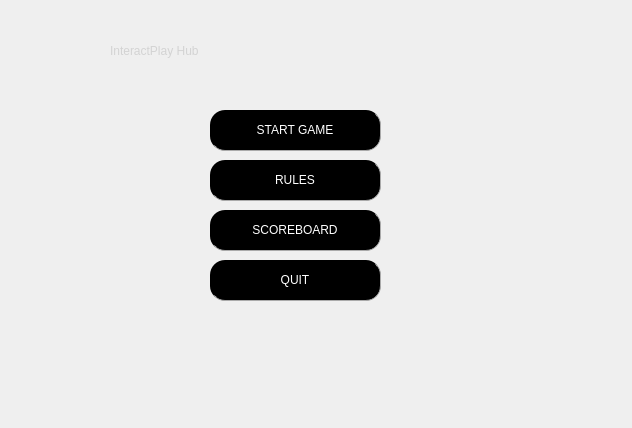
<?xml version="1.0" encoding="UTF-8"?>
<ui version="4.0">
 <class>Menu</class>
 <widget class="QMainWindow" name="Menu">
  <property name="geometry">
   <rect>
    <x>0</x>
    <y>0</y>
    <width>632</width>
    <height>428</height>
   </rect>
  </property>
  <property name="windowTitle">
   <string>Menu</string>
  </property>
  <property name="styleSheet">
   <string notr="true"/>
  </property>
  <property name="iconSize">
   <size>
    <width>30</width>
    <height>30</height>
   </size>
  </property>
  <widget class="QWidget" name="centralwidget">
   <widget class="QPushButton" name="Startgamebtn">
    <property name="geometry">
     <rect>
      <x>210</x>
      <y>110</y>
      <width>171</width>
      <height>41</height>
     </rect>
    </property>
    <property name="styleSheet">
     <string notr="true">QPushButton{
       border-radius: 15px;
		border-right: 1px solid #aaaaaa;
		border-bottom: 1px solid #aaaaaa;
		font: 9pt &quot;Fixedsys&quot;;

}

QPushButton:enabled {
		background-color: black;
		color: white;
}

QPushButton:pressed {
		
		background-color: black;
		color: #fffffe;
}


QPushButton:hover:!pressed {
		background-color: #E1F4FF;
		color: #0c2f70;
}

QPushButton:disabled {
		background-color: #aaaaaa;
		color: #ffffff;
}

</string>
    </property>
    <property name="text">
     <string>START GAME</string>
    </property>
   </widget>
   <widget class="QPushButton" name="Rules">
    <property name="geometry">
     <rect>
      <x>210</x>
      <y>160</y>
      <width>171</width>
      <height>41</height>
     </rect>
    </property>
    <property name="styleSheet">
     <string notr="true">QPushButton{
       border-radius: 15px;
		border-right: 1px solid #aaaaaa;
		border-bottom: 1px solid #aaaaaa;
		font: 9pt &quot;Fixedsys&quot;;

}

QPushButton:enabled {
		background-color: black;
		color: white;
}

QPushButton:pressed {
		
		background-color: black;
		color: #fffffe;
}


QPushButton:hover:!pressed {
		background-color: #E1F4FF;
		color: #0c2f70;
}

QPushButton:disabled {
		background-color: #aaaaaa;
		color: #ffffff;
}

</string>
    </property>
    <property name="text">
     <string>RULES</string>
    </property>
   </widget>
   <widget class="QPushButton" name="Scoreboard">
    <property name="geometry">
     <rect>
      <x>210</x>
      <y>210</y>
      <width>171</width>
      <height>41</height>
     </rect>
    </property>
    <property name="styleSheet">
     <string notr="true">QPushButton{
       border-radius: 15px;
		border-right: 1px solid #aaaaaa;
		border-bottom: 1px solid #aaaaaa;
		font: 9pt &quot;Fixedsys&quot;;

}

QPushButton:enabled {
		background-color: black;
		color: white;
}

QPushButton:pressed {
		
		background-color: black;
		color: #fffffe;
}


QPushButton:hover:!pressed {
		background-color: #E1F4FF;
		color: #0c2f70;
}

QPushButton:disabled {
		background-color: #aaaaaa;
		color: #ffffff;
}

</string>
    </property>
    <property name="text">
     <string>SCOREBOARD</string>
    </property>
   </widget>
   <widget class="QPushButton" name="Quit">
    <property name="geometry">
     <rect>
      <x>210</x>
      <y>260</y>
      <width>171</width>
      <height>41</height>
     </rect>
    </property>
    <property name="styleSheet">
     <string notr="true">QPushButton{
       border-radius: 15px;
		border-right: 1px solid #aaaaaa;
		border-bottom: 1px solid #aaaaaa;
		font: 9pt &quot;Fixedsys&quot;;

}

QPushButton:enabled {
		background-color: black;
		color: white;
}

QPushButton:pressed {
		
		background-color: black;
		color: #fffffe;
}


QPushButton:hover:!pressed {
		background-color: #E1F4FF;
		color: #0c2f70;
}

QPushButton:disabled {
		background-color: #aaaaaa;
		color: #ffffff;
}

</string>
    </property>
    <property name="text">
     <string>QUIT</string>
    </property>
   </widget>
   <widget class="QLabel" name="label1">
    <property name="geometry">
     <rect>
      <x>110</x>
      <y>20</y>
      <width>361</width>
      <height>61</height>
     </rect>
    </property>
    <property name="styleSheet">
     <string notr="true">font: 36pt &quot;Siemens AD Sans&quot;;
color: rgb(211, 211, 211);</string>
    </property>
    <property name="text">
     <string>InteractPlay Hub</string>
    </property>
   </widget>
   <widget class="QLabel" name="label_2">
    <property name="geometry">
     <rect>
      <x>450</x>
      <y>180</y>
      <width>141</width>
      <height>151</height>
     </rect>
    </property>
    <property name="styleSheet">
     <string notr="true">image: url(:/Img/Rocket.gif);
</string>
    </property>
    <property name="text">
     <string/>
    </property>
   </widget>
   <widget class="QLabel" name="label">
    <property name="geometry">
     <rect>
      <x>60</x>
      <y>170</y>
      <width>81</width>
      <height>131</height>
     </rect>
    </property>
    <property name="styleSheet">
     <string notr="true"/>
    </property>
    <property name="text">
     <string/>
    </property>
   </widget>
   <widget class="QLabel" name="label_3">
    <property name="geometry">
     <rect>
      <x>-8</x>
      <y>-10</y>
      <width>641</width>
      <height>451</height>
     </rect>
    </property>
    <property name="styleSheet">
     <string notr="true">border-image: url(:/Img/Space..jpg);</string>
    </property>
    <property name="text">
     <string/>
    </property>
   </widget>
   <zorder>label_3</zorder>
   <zorder>Startgamebtn</zorder>
   <zorder>Rules</zorder>
   <zorder>Scoreboard</zorder>
   <zorder>Quit</zorder>
   <zorder>label1</zorder>
   <zorder>label_2</zorder>
   <zorder>label</zorder>
  </widget>
 </widget>
 <resources/>
 <connections/>
</ui>
